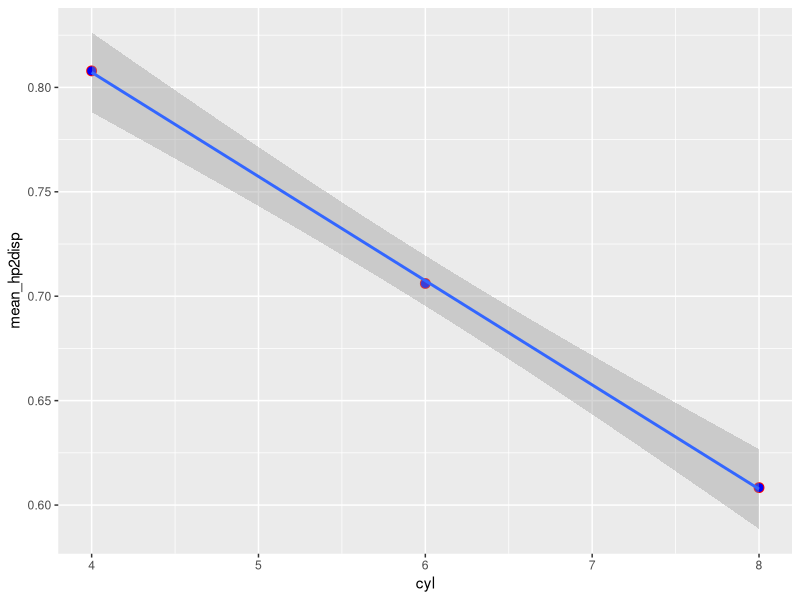

The R script that drew this image:

library(tidyverse)
data(mtcars)

mtcars_tibl <- mtcars %>% as_data_frame

    ## sample computation

    power_to_disp <- mtcars_tibl %>%
        mutate(hp2disp = hp/disp) %>%
        group_by(cyl) %>%
        summarize(mean_hp2disp = mean(hp2disp))
    
    ggplot(power_to_disp, aes(x = cyl, y = mean_hp2disp)) + 
        geom_point(color = "red", fill = "blue", size = 3, pch = 21) + geom_smooth(method = "lm") 
        

    ## works well. 
    ## The problem is in debugging. Let's say in a more complex compuation some upstream data changed.
    ##      for instance some upstream operation like this would break the computation.
    ##      mtcars_tibl$hp <- as.character(mtcars_tibl$hp)
    ## The function would crash, but where and why would be unknown.
    ## To debug, we'd need to start at the end, say comment out the summarize,
    ## delete the %>% at the end of line above, etc. undoing each successive pipe
    ## to find where the compuataion was broken so it could then be fixed. 
   
    
    power_to_disp <- mtcars_tibl %>%
        mutate(hp2disp = hp/disp) %>%
        group_by(cyl)
        #summarize(mean_hp2disp = mean(hp2disp))
    
    
    ## And once fixed, we'd need to go back and retype all the pipes etc.
    ## That's a pain.
        
## instead invent 
    idem <-function(x){x}
    ## this does nothing but repeat what was done earlier. 
    ## - an identify function (which is by definition idempotent).
    ## Hence the name 'idem'
    
## It is used like:    
    power_to_disp <- mtcars_tibl %>%
        mutate(hp2disp = hp/disp) %>%
        group_by(cyl) %>%
        summarize(mean_hp2disp = mean(hp2disp)) %>%
        idem

    ## now to debug you can comment out each line in the chain without having to erase the pipes. 
    
    #such as:
    power_to_disp <- mtcars_tibl %>%
        mutate(hp2disp = hp/disp) %>%
        group_by(cyl) %>%
        #summarize(mean_hp2disp = mean(hp2disp)) %>%
        idem
    
    ## leaves the pipse intact
    ## a little less work